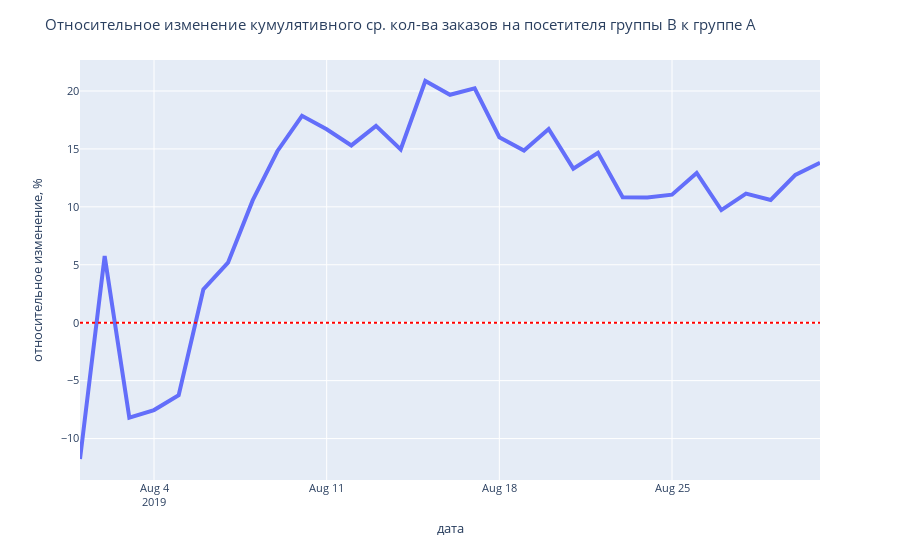

Notebook code cell kept with this figure:
### Markdown cell above
Строрим график

### Code cell
fig = px.line(cumulative_conversion_ab,
              x='date',
              y=k*100,
              labels={
                  'date': 'дата',
                  'y': 'относительное изменение, %',
                  'group': 'группа'})


fig.update_layout(
    width=900,
    title='Относительное изменение кумулятивного ср. кол-ва заказов на посетителя группы B к группе А',
    font_size=11)

fig.add_hline(y=0,
              line_color='red',
              line_dash='dot')

fig.update_traces(line_width=4)
iplot(fig)

### Figure 1 — Plotly figure (JSON) as saved in the notebook; plotly's stock layout.template omitted (floating-point values rounded to 4 significant figures)
{"data": [{"hovertemplate": "дата=%{x}<br>относительное изменение, %=%{y}<extra></extra>", "legendgroup": "", "line": {"color": "#636efa", "dash": "solid", "width": 4}, "marker": {"symbol": "circle"}, "mode": "lines", "name": "", "orientation": "v", "showlegend": false, "type": "scatter", "x": ["2019-08-01T00:00:00.000000000", "2019-08-02T00:00:00.000000000", "2019-08-03T00:00:00.000000000", "2019-08-04T00:00:00.000000000", "2019-08-05T00:00:00.000000000", "2019-08-06T00:00:00.000000000", "2019-08-07T00:00:00.000000000", "2019-08-08T00:00:00.000000000", "2019-08-09T00:00:00.000000000", "2019-08-10T00:00:00.000000000", "2019-08-11T00:00:00.000000000", "2019-08-12T00:00:00.000000000", "2019-08-13T00:00:00.000000000", "2019-08-14T00:00:00.000000000", "2019-08-15T00:00:00.000000000", "2019-08-16T00:00:00.000000000", "2019-08-17T00:00:00.000000000", "2019-08-18T00:00:00.000000000", "2019-08-19T00:00:00.000000000", "2019-08-20T00:00:00.000000000", "2019-08-21T00:00:00.000000000", "2019-08-22T00:00:00.000000000", "2019-08-23T00:00:00.000000000", "2019-08-24T00:00:00.000000000", "2019-08-25T00:00:00.000000000", "2019-08-26T00:00:00.000000000", "2019-08-27T00:00:00.000000000", "2019-08-28T00:00:00.000000000", "2019-08-29T00:00:00.000000000", "2019-08-30T00:00:00.000000000", "2019-08-31T00:00:00.000000000"], "xaxis": "x", "y": [-11.76, 5.75, -8.204, -7.54, -6.266, 2.865, 5.176, 10.56, 14.8, 17.85, 16.69, 15.3, 16.99, 14.95, 20.86, 19.67, 20.22, 16.0, 14.86, 16.72, 13.29, 14.66, 10.83, 10.82, 11.05, 12.92, 9.722, 11.14, 10.6, 12.76, 13.81], "yaxis": "y"}], "layout": {"font": {"size": 11}, "legend": {"tracegroupgap": 0}, "margin": {"t": 60}, "shapes": [{"line": {"color": "red", "dash": "dot"}, "type": "line", "x0": 0, "x1": 1, "xref": "x domain", "y0": 0, "y1": 0, "yref": "y"}], "title": {"text": "Относительное изменение кумулятивного ср. кол-ва заказов на посетителя группы B к группе А"}, "width": 900, "xaxis": {"anchor": "y", "domain": [0, 1], "title": {"text": "дата"}}, "yaxis": {"anchor": "x", "domain": [0, 1], "title": {"text": "относительное изменение, %"}}}}
